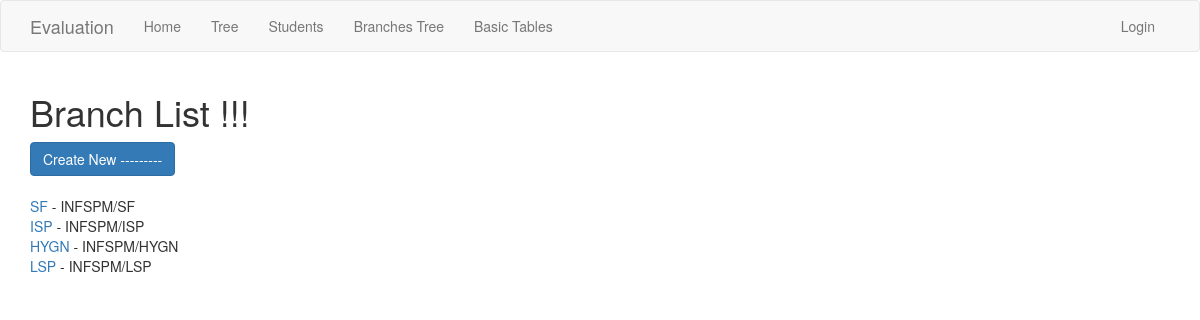
Before: /branch/ with the older database file.
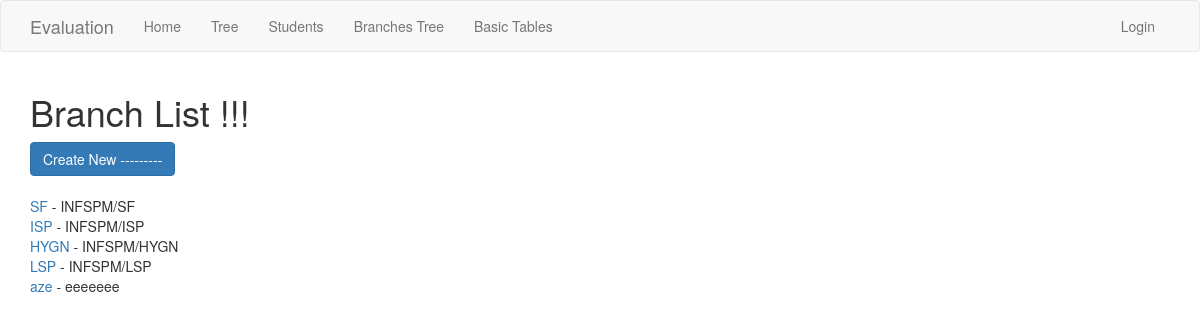
After: the same page with the newer database file.
### app/models.py (models this page shows, shortened)
class Branch(db.Model):
    id = db.Column(db.Integer, primary_key=True)
    name = db.Column(db.String(100), index=True, unique=True)
    description = db.Column(db.String(150))
    school_id = db.Column(db.Integer, db.ForeignKey('school.id'))
    students = db.relationship('Student', backref='branch')
    semesters = db.relationship('Semester', backref='branch')
    promos = db.relationship('Promo', backref='branch')

### app/routes.py (the view)
@app.route('/branch/', methods=['GET', 'POST'])
def branch_idnex():
    branches = Branch.query.all()
    return render_template('branch.html', title='Branches', branches=branches)

### app/templates/branch.html (shortened to what this page needs)
{% extends "base.html" %}
{% block app_content %}
    <h1>Branch List !!!</h1>
    <div><a  class="btn btn-primary" href="">Create New ---------</a></div>
    <div>
        {% for branch in branches %}
            <a href="">{{ branch.name }}</a> -
            {{ branch.description }}
        {% endfor %}
    </div>
{% endblock %}

Changed rows visible on the page:
added Branch: name "aze", description "eeeeeee"
